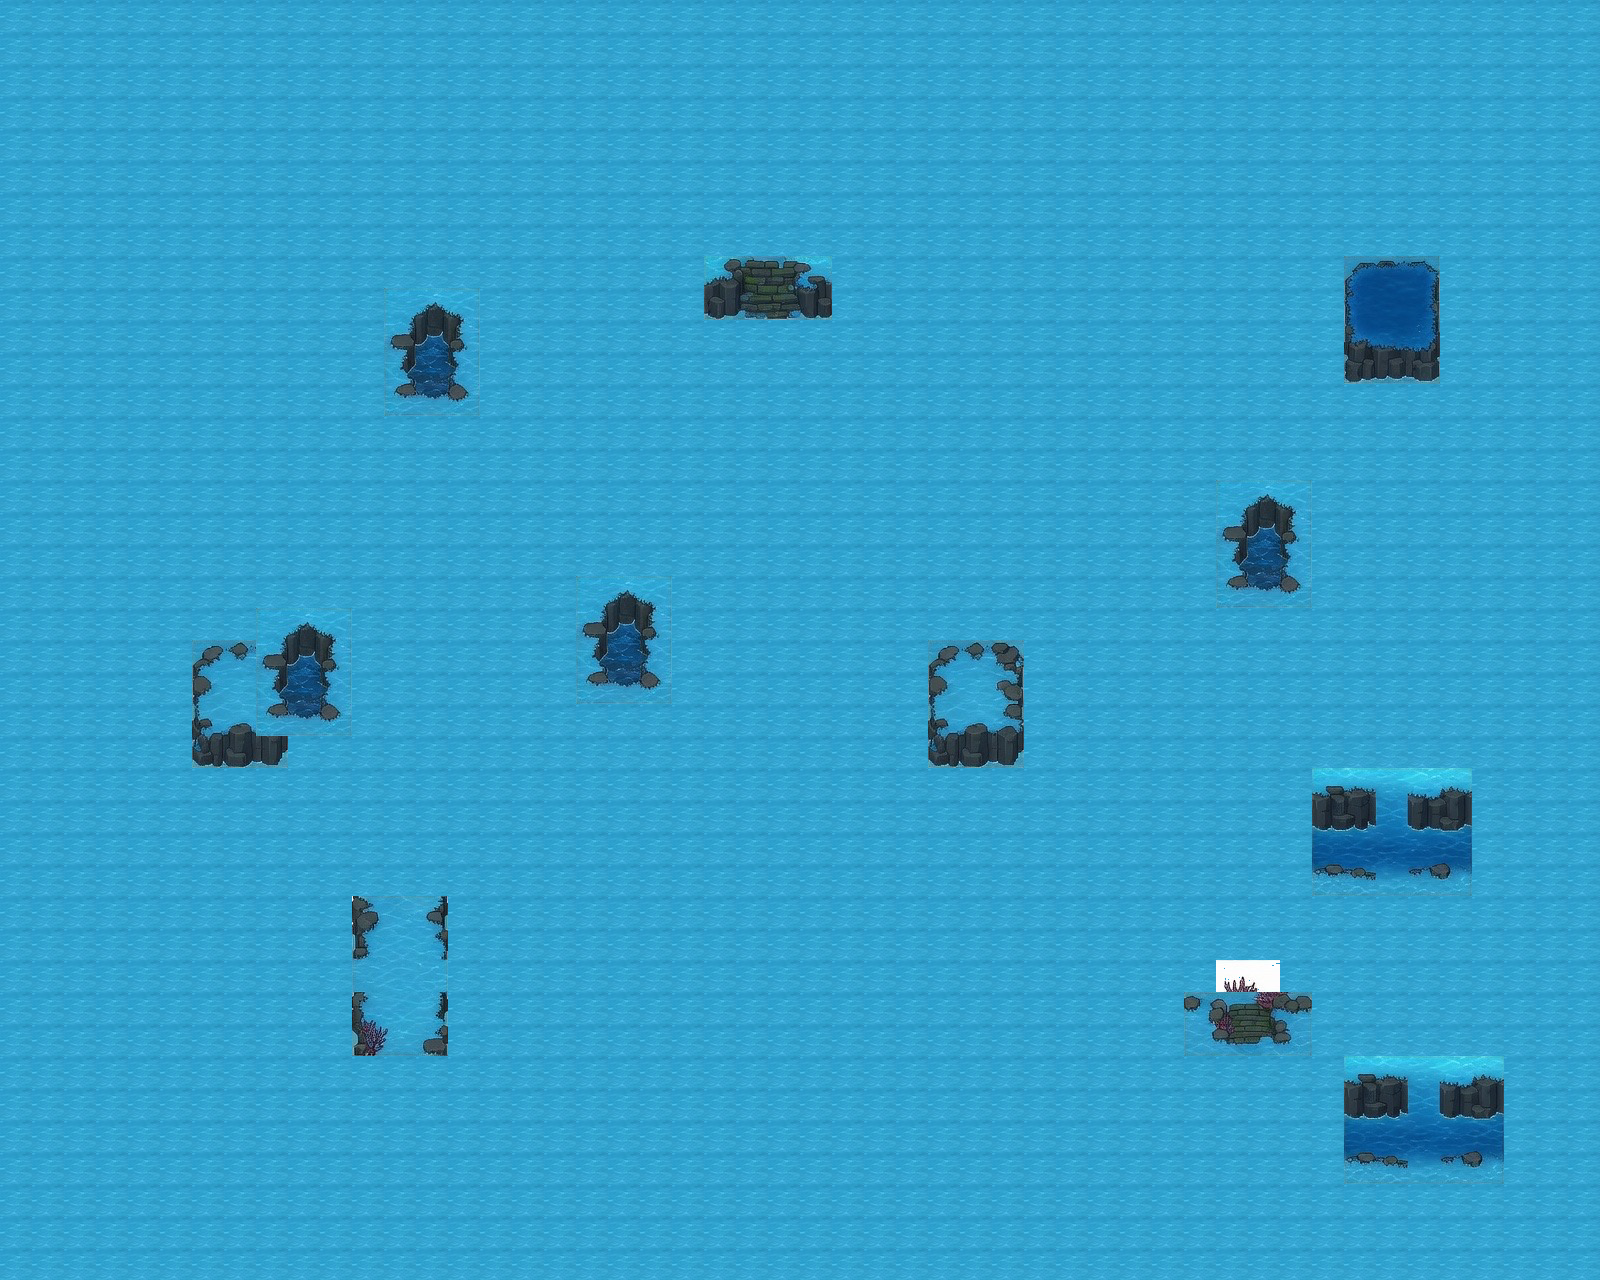

This is a level from a 2D game, rendered from its Tiled map with the project's own tilesets. A one-line summary and the map file follow, with tile-layer data summarised:
An orthogonal 50x40 tile map with 32x32 px tiles, 2 tile layers (Ground, Tile Layer 2).

<map version="1.10" tiledversion="1.12.1" orientation="orthogonal" renderorder="right-down" width="50" height="40" tilewidth="32" tileheight="32" infinite="0" nextlayerid="3" nextobjectid="1">
 <tileset firstgid="1" source="tilesets/tileset-water.tsx" />
 <layer id="1" name="Ground" width="50" height="40">
  <data>[2000 cells, 2000 non-empty, 1 distinct tile ids]</data>
 </layer>
 <layer id="2" name="Tile Layer 2" width="50" height="40">
  <data>[2000 cells, 154 non-empty, 89 distinct tile ids]</data>
 </layer>
</map>
